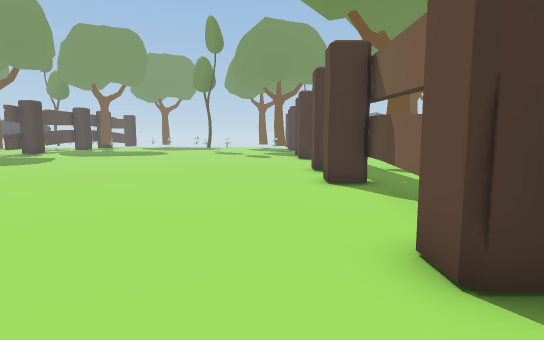
[1] (above)

16 first-person views from a walk through a scene from a Unity 3-D project. The camera is 1.3 m above the floor, tilts 6° down and sees 80° across. The floor is counted in squares, 1.06 m on a side. Each view is taken from the middle of a square. On the plan, view 1 faces up. The plan holds only what a view shows up to about 14 squares ahead; the rest is blank. The place goes on beyond the plan. The player character is not drawn. Some animated figures are not drawn.

[2]
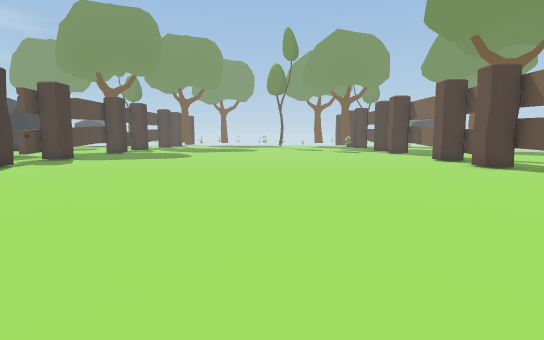

[3]
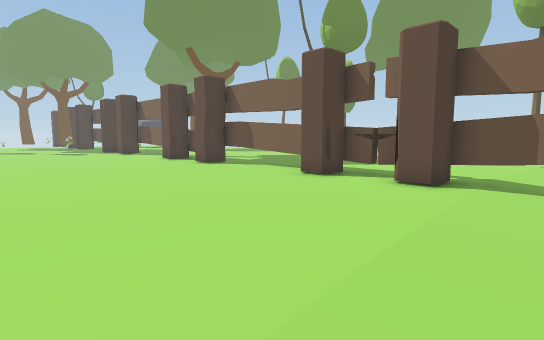

[4]
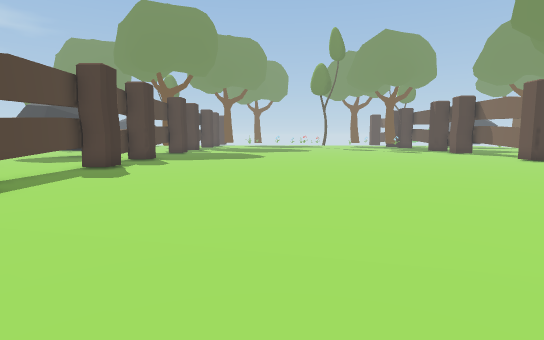

[5]
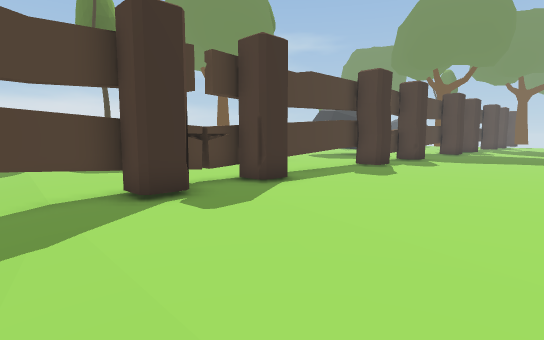

[6]
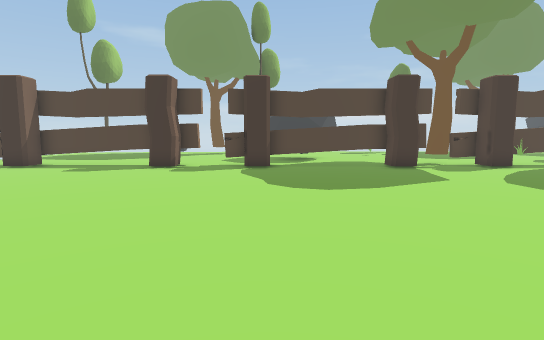

[7]
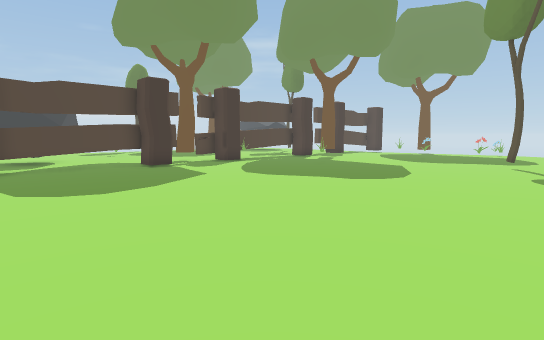

[8]
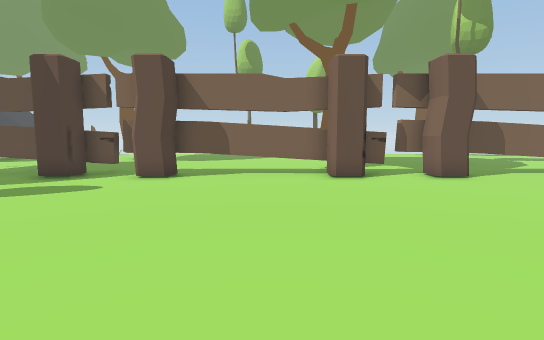

[9]
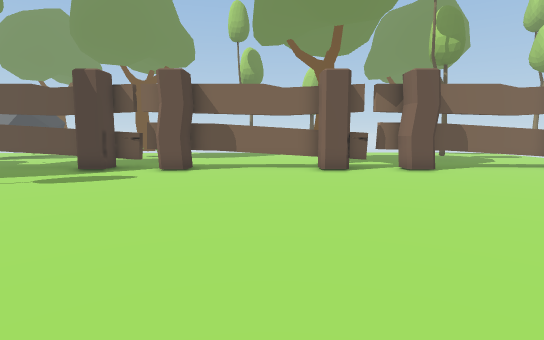

[10]
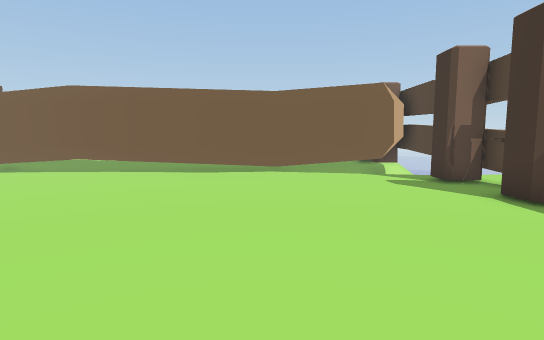

[11]
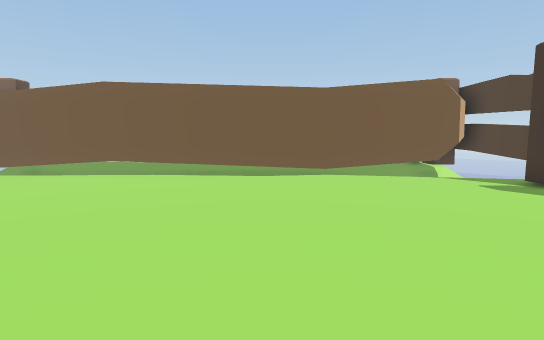

[12]
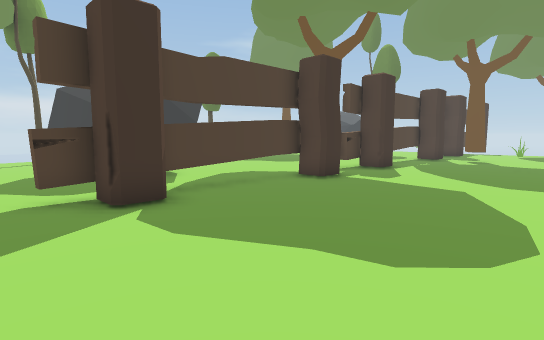

[13]
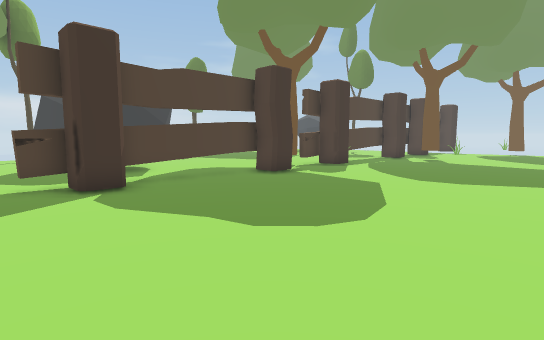

[14]
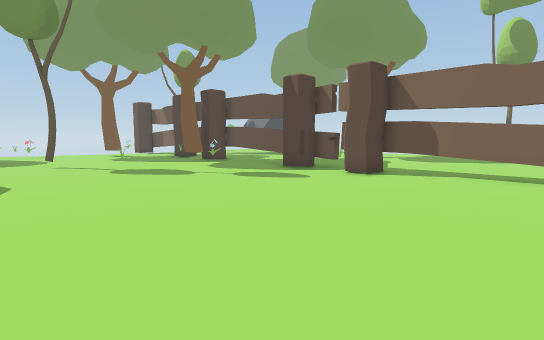

[15]
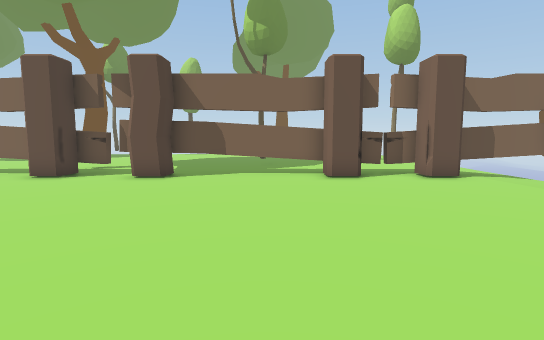

[16]
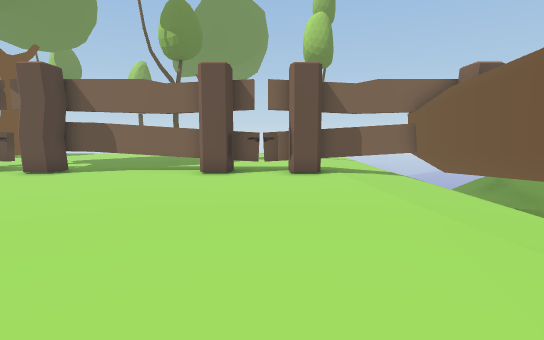

### Floor plan
Key: @ floor where view 1 was taken; # wall or solid block; x gap in a wall; . main floor; - floor 0.25 m lower than the main floor; / step, stairs or slope; T thing the floor can be seen under or through; R tree; O other object.
Columns run from 19 left of view 1 to 10 right of it. Each row starts with its distance up from view 1.
 22   ##..................#     R
 21  R#..................##...  RR
 20  RR..................##...
 19  .TT..................x.
 18  .TT.................##..
 17  .T..................TT...
 16 O.T...................T....
 15 O.T...................T.....
 14 O.T...................T.....
 13 O.TT..................T....
 12  .##.................TTRR.
 11  .x..................##R..
 10  .x...................x...
  9  .TT.................TT...
  8  .TT.................TT...
  7  .T...................T...
  6  .T...................T...
  5   T...................T..R
  4  .#...................T...
  3  .##.................#T...
  2  .##.................#T..
  1   x...................x.....
  0  .##...............@.##......
 -1  .#...................T.....R
 -2  .#...................T......
 -3   #----...  /...------T--
 -4   #####################--
 -5   #####################
 -6   #              #

Positions as (right, up) in squares from view 1, and headings:
1: (0, 0), facing up
2: (-6, -3), facing up
3: (-6, -3), facing up-right
4: (-10, -3), facing up
5: (-10, -3), facing up-left
6: (-3, 13), facing left
7: (-3, 12), facing up-left
8: (-8, 14), facing right
9: (-10, 14), facing right
10: (-11, 9), facing down
11: (-9, 8), facing down
12: (-10, 10), facing up-left
13: (-8, 10), facing up-left
14: (-8, 12), facing up-right
15: (-8, 5), facing right
16: (-9, 1), facing right
